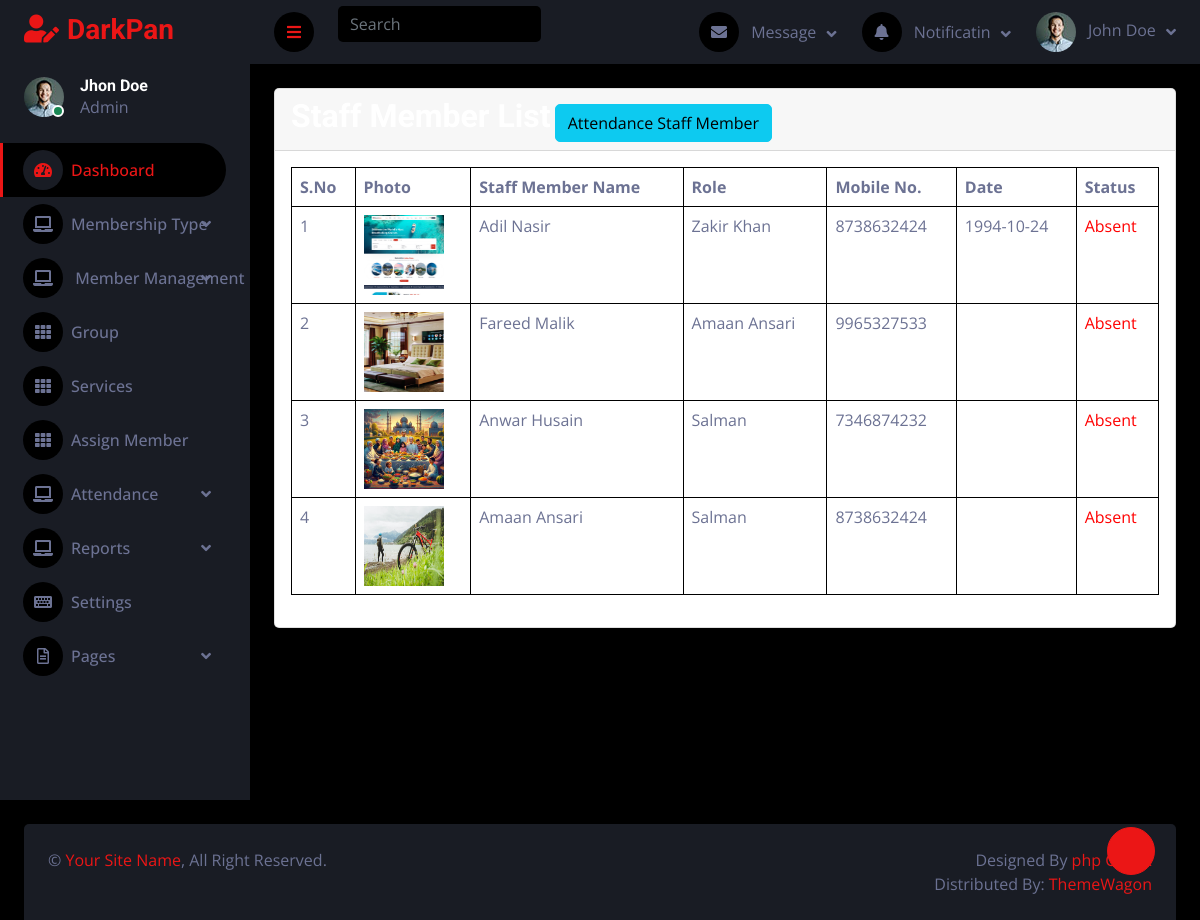
/staff-att-status.php (signed in), run on the app's committed database.
### tables this page shows
CREATE TABLE IF NOT EXISTS `staff_member` (
  `id` int NOT NULL AUTO_INCREMENT,
  `photo` varchar(250) DEFAULT NULL,
  `f_name` varchar(250) DEFAULT NULL,
  `l_name` varchar(250) DEFAULT NULL,
  `gender` varchar(250) DEFAULT NULL,
  `date` varchar(250) DEFAULT NULL,
  `a_role` varchar(250) DEFAULT NULL,
  `address` varchar(250) DEFAULT NULL,
  `city` varchar(250) DEFAULT NULL,
  `state` varchar(250) DEFAULT NULL,
  `phone` varchar(250) DEFAULT NULL,
  `email` varchar(250) DEFAULT NULL,
  `status` varchar(250) DEFAULT NULL,
  PRIMARY KEY (`id`)
);

### staff-att-status.php (the view, shortened to what this page needs)
<?php $title = "Staff Member Attendance";
include "common/header.php" ?>
<div class="container-fluid pt-4 px-4">
                <div class="row g-4">
<div class="container">
    <div class="admin-content">
        <div class="card mb-4">
            <div class="card-header">
                <h2 class="d-inline">Staff Member List</h2>
                <a href="staff-attendance.php" class="btn btn-info float-right">Attendance Staff Member</a>
            </div>
            <div class="card-body">
                <div class="staff-attendance">
                    <table class="staff-table table-data table table-bordered">
                        <thead class="thead-light">
                            <tr>
                                <th>S.No</th>
                                <th>Photo</th>
                                <th>Staff Member Name</th>
                                <th>Role</th>
                                <th>Mobile No.</th>
                                <th>Date</th>
                                <th>Status</th>
                            </tr>
                        </thead>
                        <tbody>
                            <?php
                            $query = "select * from `staff_member`";
                            $fire = mysqli_query($conn, $query);
                            if (mysqli_num_rows($fire) > 0) {
                                while ($row = mysqli_fetch_assoc($fire)) {
                                    $id = $row['id'];
                                    $photo = $row['photo'];
                                    $f_name = $row['f_name'];
                                    $l_name = $row['l_name'];
                                    $a_role = $row['a_role'];
                                    $status = $row['status'];
                                    $date = $row['date'];
                                    $phone = $row['phone'];
                            ?>
                                    <tr>
                                        <td><?php echo $id; ?></td>
                                        <td><img src="<?php echo $photo; ?>" width="80px" height="80px"></td>
                                        <td><?php echo $f_name . ' ' . $l_name; ?></td>
                                        <td><?php echo $a_role; ?></td>
                                        <td><?php echo $phone; ?></td>
                                        <td><?php echo $date; ?></td>
                                        <td><?php
                                            if ($status == 1) {
                                                echo "<div style='color:green;'>Present</div>";
                                            } else {
                                                echo "<div style='color:red;'>Absent</div>";
                                            }
                                            ?></td>
                                    </tr>
                            <?php
                                }
                            }
                            ?>
                        </tbody>
                    </table>
                </div>
            </div>
        </div>
</div>
</div>
    </div>
</div>
</div>
</div>
<?php include "common/footer.php" ?>

### css/style.css (style rules this page uses)
.btn { transition: .5s; }

### data on the page
staff_member: id "1", photo (picture), f_name "Adil", l_name "Nasir", a_role "Zakir Khan", phone "8738632424", date "1994-10-24"
staff_member: id "2", photo (picture), f_name "Fareed", l_name "Malik", a_role "Amaan Ansari", phone "9965327533"
staff_member: id "3", photo (picture), f_name "Anwar", l_name "Husain", a_role "Salman", phone "7346874232"
staff_member: id "4", photo (picture), f_name "Amaan", l_name "Ansari", a_role "Salman", phone "8738632424"
